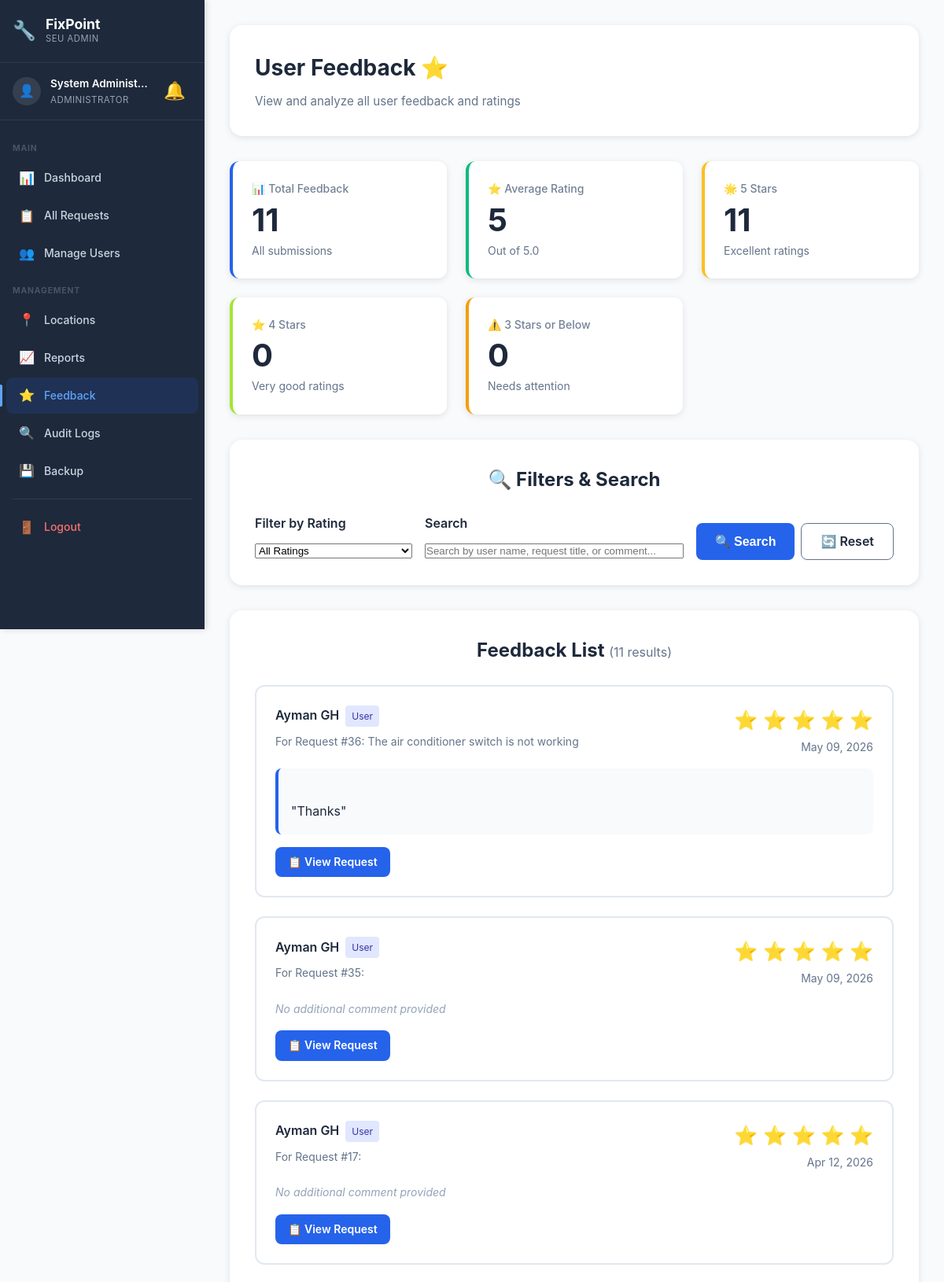
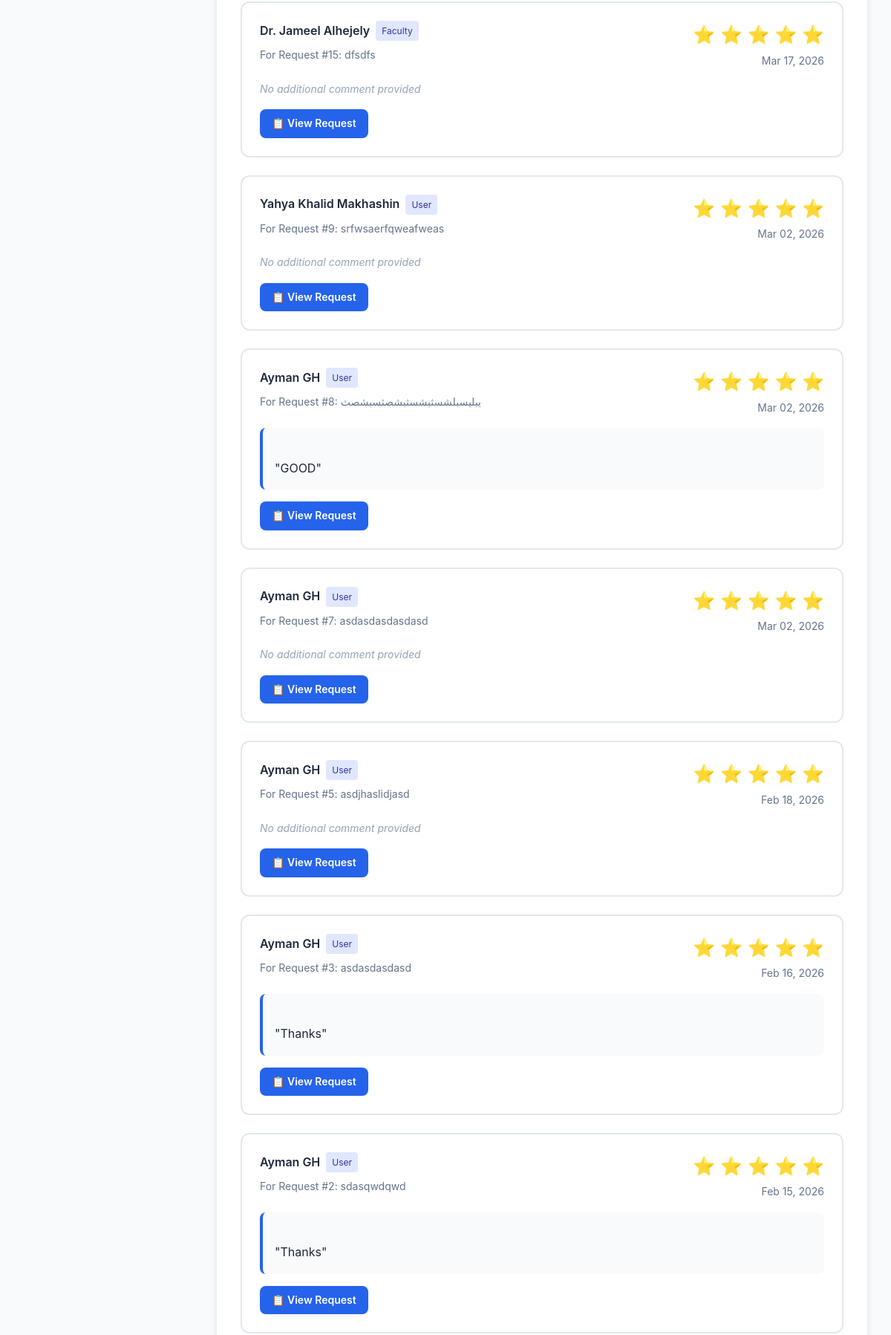
The app's page /admin/all-feedback.php (signed in, upper part) with its own data (2 pictures, top to bottom).
### tables this page shows
CREATE TABLE `feedback` (
  `FeedbackID` int(11) NOT NULL,
  `RequestID` int(11) NOT NULL,
  `UserID` int(11) NOT NULL,
  `Rating` int(11) NOT NULL CHECK (`Rating` between 1 and 5),
  `Comment` text DEFAULT NULL,
  `SubmittedAt` timestamp NOT NULL DEFAULT current_timestamp()
);

CREATE TABLE `user` (
  `UserID` int(11) NOT NULL,
  `RoleID` int(11) NOT NULL,
  `Name` varchar(100) NOT NULL,
  `Email` varchar(100) NOT NULL,
  `Password` varchar(255) NOT NULL,
  `Phone` varchar(20) DEFAULT NULL,
  `MaxRequestsPerWeek` int(11) DEFAULT 2,
  `CreatedAt` timestamp NOT NULL DEFAULT current_timestamp(),
  `LastResetAt` datetime DEFAULT NULL
);

CREATE TABLE `role` (
  `RoleID` int(11) NOT NULL,
  `RoleName` varchar(50) NOT NULL
);

CREATE TABLE `maintenancerequest` (
  `RequestID` int(11) NOT NULL,
  `UserID` int(11) NOT NULL,
  `LocationID` int(11) NOT NULL,
  `CategoryID` int(11) NOT NULL,
  `PriorityID` int(11) NOT NULL,
  `StatusID` int(11) NOT NULL DEFAULT 1,
  `Title` varchar(200) NOT NULL,
  `Description` text NOT NULL,
  `SubmittedAt` timestamp NOT NULL DEFAULT current_timestamp(),
  `UpdatedAt` timestamp NOT NULL DEFAULT current_timestamp() ON UPDATE current_timestamp(),
  `CompletedAt` timestamp NULL DEFAULT NULL
);

### config/helpers.php (called while the page is built, shortened)
<?php
function formatDate($date, $format = 'M d, Y H:i') {
    return date($format, strtotime($date));
}
function e($string) {
    return htmlspecialchars($string, ENT_QUOTES, 'UTF-8');
}
?>

### admin/all-feedback.php (the view, shortened to what this page needs)
<?php
require_once __DIR__ . '/../config/database.php';
require_once __DIR__ . '/../config/helpers.php';
$rating_filter = isset($_GET['rating']) ? (int)$_GET['rating'] : 0;
$search = isset($_GET['search']) ? trim($_GET['search']) : '';
$sql = "SELECT
            f.FeedbackID,
            f.Rating,
            f.Comment,
            f.SubmittedAt,
            mr.RequestID,
            mr.Title as RequestTitle,
            u.Name as UserName,
            u.Email as UserEmail,
            r.RoleName
        FROM feedback f
        JOIN maintenancerequest mr ON f.RequestID = mr.RequestID
        JOIN user u ON f.UserID = u.UserID
        JOIN role r ON u.RoleID = r.RoleID
        WHERE 1=1";
$sql .= " ORDER BY f.SubmittedAt DESC";
$result = $conn->query($sql);
$feedback_list = $result->fetch_all(MYSQLI_ASSOC);
$stats = [];
$stats['total'] = count($feedback_list);
$total_rating = 0;
$rating_counts = [1 => 0, 2 => 0, 3 => 0, 4 => 0, 5 => 0];
foreach ($feedback_list as $fb) {
    $total_rating += $fb['Rating'];
    $rating_counts[$fb['Rating']]++;
}
$stats['average'] = $stats['total'] > 0 ? round($total_rating / $stats['total'], 1) : 0;
$stats['5_star'] = $rating_counts[5];
$stats['4_star'] = $rating_counts[4];
$stats['3_star'] = $rating_counts[3];
$stats['2_star'] = $rating_counts[2];
$stats['1_star'] = $rating_counts[1];
$current_page = 'all-feedback';
?>
<!DOCTYPE html>
<html lang="en">
<head>
    <link rel="stylesheet" href="../assets/css/style.css">
    <link rel="stylesheet" href="../assets/css/dashboard.css">
    <link rel="stylesheet" href="../assets/css/sidebar.css">
</head>
<body class="has-sidebar">
    <aside class="sidebar" id="sidebar">
        <div class="sidebar-header">
            <div class="sidebar-logo">
                <span class="sidebar-logo-icon">🔧</span>
                <div>
                    <span class="sidebar-logo-text">FixPoint</span>
                    <span class="sidebar-logo-sub">SEU Admin</span>
                </div>
            </div>
        </div>
        <div class="sidebar-user">
            <div class="sidebar-avatar">👤</div>
            <div class="sidebar-user-info">
                <span class="sidebar-user-name"><?php echo e($_SESSION['name']); ?></span>
                <span class="sidebar-user-role">Administrator</span>
            </div>
            <?php include __DIR__ . '/../includes/notification-bell.php'; ?>
        </div>
        <nav class="sidebar-nav">
            <div class="sidebar-section-label">Main</div>
            <a href="dashboard.php" class="sidebar-link <?php echo $current_page === 'dashboard' ? 'active' : ''; ?>">
                <span class="sidebar-icon">📊</span><span>Dashboard</span>
            </a>
            <a href="all-requests.php" class="sidebar-link <?php echo $current_page === 'all-requests' ? 'active' : ''; ?>">
                <span class="sidebar-icon">📋</span><span>All Requests</span>
            </a>
            <a href="users.php" class="sidebar-link <?php echo $current_page === 'users' ? 'active' : ''; ?>">
                <span class="sidebar-icon">👥</span><span>Manage Users</span>
            </a>
            <div class="sidebar-section-label">Management</div>
            <a href="locations.php" class="sidebar-link <?php echo $current_page === 'locations' ? 'active' : ''; ?>">
                <span class="sidebar-icon">📍</span><span>Locations</span>
            </a>
            <a href="reports.php" class="sidebar-link <?php echo $current_page === 'reports' ? 'active' : ''; ?>">
                <span class="sidebar-icon">📈</span><span>Reports</span>
            </a>
            <a href="all-feedback.php" class="sidebar-link <?php echo $current_page === 'all-feedback' ? 'active' : ''; ?>">
                <span class="sidebar-icon">⭐</span><span>Feedback</span>
            </a>
            <a href="audit-logs.php" class="sidebar-link <?php echo $current_page === 'audit-logs' ? 'active' : ''; ?>">
                <span class="sidebar-icon">🔍</span><span>Audit Logs</span>
            </a>
            <a href="backup.php" class="sidebar-link <?php echo $current_page === 'backup' ? 'active' : ''; ?>">
                <span class="sidebar-icon">💾</span><span>Backup</span>
            </a>
            <div class="sidebar-divider"></div>
            <a href="../auth/logout.php" class="sidebar-link sidebar-logout">
                <span class="sidebar-icon">🚪</span><span>Logout</span>
            </a>
        </nav>
    </aside>
    <div class="main-content">
            <div class="topbar-notif"><?php include __DIR__ . '/../includes/notification-bell.php'; ?></div>
    <div class="dashboard">
        <div class="dashboard-container">
            <div class="dashboard-header">
                <h1 class="welcome-text">User Feedback ⭐</h1>
                <p class="user-info">View and analyze all user feedback and ratings</p>
            </div>
            <div class="stats-grid">
                <div class="stat-card">
                    <div class="stat-label">📊 Total Feedback</div>
                    <div class="stat-value"><?php echo $stats['total']; ?></div>
                    <div class="stat-info">All submissions</div>
                </div>
                <div class="stat-card success">
                    <div class="stat-label">⭐ Average Rating</div>
                    <div class="stat-value"><?php echo $stats['average']; ?></div>
                    <div class="stat-info">Out of 5.0</div>
                </div>
                <div class="stat-card" style="border-left-color: #fbbf24;">
                    <div class="stat-label">🌟 5 Stars</div>
                    <div class="stat-value"><?php echo $stats['5_star']; ?></div>
                    <div class="stat-info">Excellent ratings</div>
                </div>
                <div class="stat-card" style="border-left-color: #a3e635;">
                    <div class="stat-label">⭐ 4 Stars</div>
                    <div class="stat-value"><?php echo $stats['4_star']; ?></div>
                    <div class="stat-info">Very good ratings</div>
                </div>
                <div class="stat-card warning">
                    <div class="stat-label">⚠️ 3 Stars or Below</div>
                    <div class="stat-value"><?php echo $stats['3_star'] + $stats['2_star'] + $stats['1_star']; ?></div>
                    <div class="stat-info">Needs attention</div>
                </div>
            </div>
            <div class="requests-section" style="margin-bottom: 2rem;">
                <h2 class="section-title">🔍 Filters & Search</h2>
                <form method="GET" action="" style="display: flex; gap: 1rem; flex-wrap: wrap; align-items: flex-end;">
                    <div style="flex: 1; min-width: 200px;">
                        <label style="display: block; font-weight: 600; margin-bottom: 0.5rem; color: #1e293b;">Filter by Rating</label>
                        <select name="rating" class="form-input" style="width: 100%;">
                            <option value="0" <?php echo ($rating_filter == 0) ? 'selected' : ''; ?>>All Ratings</option>
                        </select>
                    </div>
                    <div style="flex: 2; min-width: 300px;">
                        <label style="display: block; font-weight: 600; margin-bottom: 0.5rem; color: #1e293b;">Search</label>
                        <input
                            type="text"
                            name="search"
                            class="form-input"
                            placeholder="Search by user name, request title, or comment..."
                            value="<?php echo e($search); ?>"
                            style="width: 100%;"
                        >
                    </div>
                    <div style="display: flex; gap: 0.5rem;">
                        <button type="submit" class="btn btn-primary">🔍 Search</button>
                        <a href="all-feedback.php" class="btn btn-outline">🔄 Reset</a>
                    </div>
                </form>
            </div>
            <div class="requests-section">
                <h2 class="section-title">
                    Feedback List
                    <span style="color: #64748b; font-size: 1rem; font-weight: 400;">
                        (<?php echo count($feedback_list); ?> results)
                    </span>
                </h2>
                <?php if (count($feedback_list) > 0): ?>
                    <div style="display: grid; gap: 1.5rem;">
                        <?php foreach ($feedback_list as $fb): ?>
                            <div style="background: white; border: 2px solid #e2e8f0; padding: 1.5rem; border-radius: 0.75rem;">
                                <div style="display: flex; justify-content: space-between; align-items: start; margin-bottom: 1rem; flex-wrap: wrap; gap: 1rem;">
                                    <div>
                                        <div style="display: flex; align-items: center; gap: 0.5rem; margin-bottom: 0.5rem;">
                                            <span style="font-weight: 600; color: #1e293b;">
                                                <?php echo e($fb['UserName']); ?>
                                            </span>
                                            <span style="background: #e0e7ff; color: #3730a3; padding: 0.25rem 0.5rem; border-radius: 0.25rem; font-size: 0.75rem;">
                                                <?php echo e($fb['RoleName']); ?>
                                            </span>
                                        </div>
                                        <div style="color: #64748b; font-size: 0.875rem;">
                                            For Request #<?php echo $fb['RequestID']; ?>: <?php echo e($fb['RequestTitle']); ?>
                                        </div>
                                    </div>
                                    <div style="text-align: right;">
                                        <div style="color: #fbbf24; font-size: 1.5rem; margin-bottom: 0.25rem;">
                                            <?php for ($i = 1; $i <= 5; $i++): ?>
                                                <?php echo $i <= $fb['Rating'] ? '⭐' : '☆'; ?>
                                            <?php endfor; ?>
                                        </div>
                                        <div style="color: #64748b; font-size: 0.875rem;">
                                            <?php echo formatDate($fb['SubmittedAt'], 'M d, Y'); ?>
                                        </div>
                                    </div>
                                </div>
                                <?php if ($fb['Comment']): ?>
                                <div style="background: #f8fafc; padding: 1rem; border-radius: 0.5rem; border-left: 4px solid #2563eb;">
                                    <div style="color: #1e293b; white-space: pre-line;">
                                        "<?php echo e($fb['Comment']); ?>"
                                    </div>
                                </div>
                                <?php else: ?>
                                <div style="color: #94a3b8; font-style: italic; font-size: 0.875rem;">
                                    No additional comment provided
                                </div>
                                <?php endif; ?>
                                <div style="margin-top: 1rem; display: flex; gap: 0.5rem;">
                                    <a href="request-details.php?id=<?php echo $fb['RequestID']; ?>"
                                    class="btn btn-secondary"
                                    style="padding: 0.5rem 1rem; font-size: 0.875rem;">
                                        📋 View Request
                                    </a>
                                </div>
                            </div>
                        <?php endforeach; ?>
                    </div>
                <?php endif; ?>
            </div>
        </div>
    </div>
    </div>
</body>
</html>

### assets/css/style.css (style rules this page uses)
* { margin: 0; padding: 0; box-sizing: border-box; }
:root { --primary-color: #2563eb; --primary-dark: #1e40af; --secondary-color: #64748b; --success-color: #10b981; --danger-color: #ef4444; --warning-color: #f59e0b; --dark: #1e293b; --gray: #64748b; --light-gray: #f1f5f9; --white: #ffffff; --shadow: 0 4px 6px rgba(0, 0, 0, 0.1); --shadow-lg: 0 10px 25px rgba(0, 0, 0, 0.15); }
body { font-family: -apple-system, BlinkMacSystemFont, 'Segoe UI', Roboto, 'Helvetica Neue', Arial, sans-serif; line-height: 1.6; color: var(--dark); background-color: var(--white); }
.btn { display: inline-block; padding: 0.625rem 1.5rem; border-radius: 0.5rem; text-decoration: none; font-weight: 600; transition: all 0.3s; cursor: pointer; border: none; font-size: 1rem; }
.btn-primary { background: var(--primary-color); color: var(--white); }
.btn-secondary { background: var(--primary-color); color: var(--white); }
.btn-outline { background: transparent; color: var(--dark); border: 1px solid var(--gray); }
.stat-label { font-size: 0.875rem; opacity: 0.9; }
.section-title { font-size: 2.5rem; font-weight: 700; text-align: center; margin-bottom: 1rem; color: var(--dark); }

### assets/css/dashboard.css (style rules this page uses)
.dashboard { min-height: 100vh; background: #f8fafc; }
.dashboard-container { max-width: 1400px; margin: 0 auto; padding: 2rem; }
.dashboard-header { background: white; padding: 2rem; border-radius: 1rem; box-shadow: 0 2px 8px rgba(0,0,0,0.1); margin-bottom: 2rem; }
.welcome-text { font-size: 1.75rem; font-weight: 700; color: #1e293b; margin-bottom: 0.5rem; }
.user-info { color: #64748b; font-size: 0.95rem; }
.stats-grid { display: grid; grid-template-columns: repeat(auto-fit, minmax(250px, 1fr)); gap: 1.5rem; margin-bottom: 2rem; }
.stat-card { background: white; padding: 1.5rem; border-radius: 0.75rem; box-shadow: 0 2px 8px rgba(0,0,0,0.1); border-left: 4px solid #2563eb; transition: transform 0.2s; }
.stat-card.warning { border-left-color: #f59e0b; }
.stat-card.success { border-left-color: #10b981; }
.stat-label { font-size: 0.875rem; color: #64748b; margin-bottom: 0.5rem; font-weight: 500; }
.stat-value { font-size: 2.5rem; font-weight: 700; color: #1e293b; line-height: 1; }
.stat-info { font-size: 0.875rem; color: #64748b; margin-top: 0.5rem; }
.requests-section { background: white; padding: 2rem; border-radius: 1rem; box-shadow: 0 2px 8px rgba(0,0,0,0.1); }
.section-title { font-size: 1.5rem; font-weight: 700; color: #1e293b; margin-bottom: 1.5rem; }

### records on screen
feedback: UserID.Name "Ayman GH", role.RoleName "User", RequestID.RequestID "36", RequestID.Title "The air conditioner switch is not working", Rating 5 (drawn), SubmittedAt "May 09, 2026", Comment "Thanks"
feedback: UserID.Name "Ayman GH", role.RoleName "User", RequestID.RequestID "35", Rating 5 (drawn), SubmittedAt "May 09, 2026", Comment "No additional comment provided"
feedback: UserID.Name "Ayman GH", role.RoleName "User", RequestID.RequestID "17", Rating 5 (drawn), SubmittedAt "Apr 12, 2026", Comment "No additional comment provided"
feedback: UserID.Name "Dr. Jameel Alhejely", role.RoleName "Faculty", RequestID.RequestID "15", RequestID.Title "dfsdfs", Rating 5 (drawn), SubmittedAt "Mar 17, 2026", Comment "No additional comment provided"
feedback: UserID.Name "Yahya Khalid Makhashin", role.RoleName "User", RequestID.RequestID "9", RequestID.Title "srfwsaerfqweafweas", Rating 5 (drawn), SubmittedAt "Mar 02, 2026", Comment "No additional comment provided"
feedback: UserID.Name "Ayman GH", role.RoleName "User", RequestID.RequestID "8", RequestID.Title "يبليسبلشسثبشسثبشصثسبشصث", Rating 5 (drawn), SubmittedAt "Mar 02, 2026", Comment "GOOD"
feedback: UserID.Name "Ayman GH", role.RoleName "User", RequestID.RequestID "7", RequestID.Title "asdasdasdasdasd", Rating 5 (drawn), SubmittedAt "Mar 02, 2026", Comment "No additional comment provided"
feedback: UserID.Name "Ayman GH", role.RoleName "User", RequestID.RequestID "5", RequestID.Title "asdjhaslidjasd", Rating 5 (drawn), SubmittedAt "Feb 18, 2026", Comment "No additional comment provided"
feedback: UserID.Name "Ayman GH", role.RoleName "User", RequestID.RequestID "3", RequestID.Title "asdasdasdasd", Rating 5 (drawn), SubmittedAt "Feb 16, 2026", Comment "Thanks"
feedback: UserID.Name "Ayman GH", role.RoleName "User", RequestID.RequestID "2", RequestID.Title "sdasqwdqwd", Rating 5 (drawn), SubmittedAt "Feb 15, 2026", Comment "Thanks"

### other values on screen
$_SESSION['name'] "System Administ…"
$stats['total'] "11"
$stats['average'] "5"
$stats['5_star'] "11"
$stats['4_star'] "0"
$stats['3_star'] + $stats['2_star'] + $stats['1_star'] "0"
count($feedback_list) "11"
